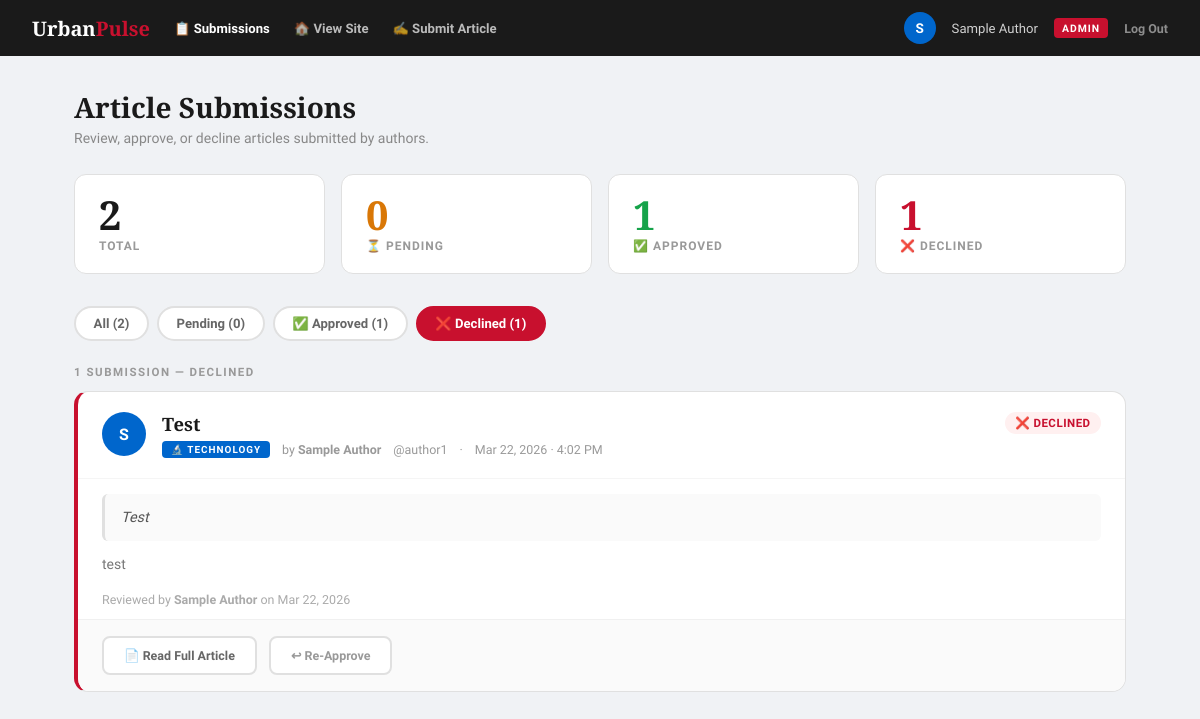
The page /admin.php?filter=declined (signed in) on the database its author committed.
### tables this page shows
CREATE TABLE `article_submissions` (
  `id` int(11) NOT NULL,
  `author_id` int(11) NOT NULL,
  `title` varchar(255) NOT NULL,
  `category` enum('technology','sports','entertainment','worldnews') NOT NULL,
  `summary` text NOT NULL,
  `body` longtext NOT NULL,
  `image_url` varchar(500) DEFAULT '',
  `status` enum('pending','approved','declined') DEFAULT 'pending',
  `decline_reason` text DEFAULT NULL,
  `submitted_at` datetime DEFAULT current_timestamp(),
  `reviewed_at` datetime DEFAULT NULL,
  `reviewed_by` int(11) DEFAULT NULL
);

CREATE TABLE `users` (
  `id` int(11) NOT NULL,
  `username` varchar(50) NOT NULL,
  `email` varchar(100) NOT NULL,
  `password` varchar(255) NOT NULL,
  `name` varchar(100) NOT NULL,
  `role` enum('reader','author','admin') DEFAULT 'reader',
  `avatar_color` varchar(7) DEFAULT '#c8102e',
  `created_at` datetime DEFAULT current_timestamp()
);

### auth.php (called while the page is built, shortened)
<?php
function isLoggedIn() {
    return isset($_SESSION['user_id']) && !empty($_SESSION['user_id']);
}
function getCurrentUser() {
    return [
        'id'           => $_SESSION['user_id'],
        'name'         => $_SESSION['user_name'],
        'username'     => $_SESSION['user_username'],
        'email'        => $_SESSION['user_email'],
        'role'         => $_SESSION['user_role'],
        'avatar_color' => $_SESSION['user_avatar_color'],
    ];
}

### admin.php (the view, shortened to what this page needs)
<?php
require_once 'auth.php';
$user = getCurrentUser();
    ?>
    <?php
$db = getDB();
$filter       = $_GET['filter'] ?? 'pending';
$where  = $filter !== 'all' ? 'WHERE s.status = ?' : '';
$params = $filter !== 'all' ? [$filter] : [];
$stmt = $db->prepare("
    SELECT s.*,
           u.name AS author_name, u.username AS author_username, u.avatar_color,
           r.name AS reviewer_name
    FROM article_submissions s
    JOIN users u ON s.author_id = u.id
    LEFT JOIN users r ON s.reviewed_by = r.id
    $where
    ORDER BY
      CASE s.status WHEN 'pending' THEN 0 WHEN 'approved' THEN 1 ELSE 2 END,
      s.submitted_at DESC
");
$stmt->execute($params);
$submissions = $stmt->fetchAll();
$stats = $db->query("
    SELECT
        COUNT(*) as total,
        SUM(status='pending')  as pending,
        SUM(status='approved') as approved,
        SUM(status='declined') as declined
    FROM article_submissions
")->fetch();
$catColors = [
    'technology'    => '#0066cc',
    'sports'        => '#ff6b35',
    'entertainment' => '#9b59b6',
    'worldnews'     => '#27ae60',
];
$catLabels = [
    'technology'    => '🔬 Technology',
    'sports'        => '⚽ Sports',
    'entertainment' => '🎬 Entertainment',
    'worldnews'     => '🌍 World News',
];
?>
<!DOCTYPE html>
<html lang="en">
<head>
  <link rel="stylesheet" href="navfooter.css">
</head>
<body>
<nav class="admin-topnav">
  <div class="admin-topnav-left">
    <a href="home.php" class="admin-brand">Urban<span>Pulse</span></a>
    <a href="admin.php" class="admin-nav-link active">📋 Submissions</a>
    <a href="home.php" class="admin-nav-link">🏠 View Site</a>
    <a href="submit-article.php" class="admin-nav-link">✍️ Submit Article</a>
  </div>
  <div class="admin-topnav-right">
    <div style="width:32px;height:32px;border-radius:50%;background:<?= htmlspecialchars($user['avatar_color']) ?>;display:flex;align-items:center;justify-content:center;font-weight:800;font-size:.85rem;color:white;">
      <?= strtoupper(substr($user['name'],0,1)) ?>
    </div>
    <span class="admin-user"><?= htmlspecialchars($user['name']) ?></span>
    <span class="admin-badge-pill">Admin</span>
    <a href="logout.php" style="color:rgba(255,255,255,.5);font-size:.78rem;font-weight:600;text-decoration:none;">Log Out</a>
  </div>
</nav>
<div class="admin-page">
  <div style="margin-bottom:1.75rem;">
    <h1 style="font-family:'Playfair Display',serif;font-size:1.75rem;font-weight:900;margin:0 0 0.25rem;">
      Article Submissions
    </h1>
    <p style="color:#888;font-size:.875rem;margin:0;">Review, approve, or decline articles submitted by authors.</p>
  </div>
  <div class="stats-row">
    <div class="stat-box">
      <div class="num"><?= (int)$stats['total'] ?></div>
      <div class="lbl">Total</div>
    </div>
    <div class="stat-box s-pending">
      <div class="num"><?= (int)$stats['pending'] ?></div>
      <div class="lbl">⏳ Pending</div>
    </div>
    <div class="stat-box s-approved">
      <div class="num"><?= (int)$stats['approved'] ?></div>
      <div class="lbl">✅ Approved</div>
    </div>
    <div class="stat-box s-declined">
      <div class="num"><?= (int)$stats['declined'] ?></div>
      <div class="lbl">❌ Declined</div>
    </div>
  </div>
  <div class="filter-row">
    <a href="admin.php?filter=all"      class="filter-tab <?= $filter==='all'      ?'on':'' ?>">All (<?= (int)$stats['total'] ?>)</a>
    <a href="admin.php?filter=pending"  class="filter-tab <?= $filter==='pending'  ?'on':'' ?>">
      Pending (<?= (int)$stats['pending'] ?>)
    </a>
    <a href="admin.php?filter=approved" class="filter-tab <?= $filter==='approved' ?'on':'' ?>">✅ Approved (<?= (int)$stats['approved'] ?>)</a>
    <a href="admin.php?filter=declined" class="filter-tab <?= $filter==='declined' ?'on':'' ?>">❌ Declined (<?= (int)$stats['declined'] ?>)</a>
  </div>
  <?php if (empty($submissions)): ?>
    <div class="empty-box">
      <div style="font-size:2.5rem;margin-bottom:.75rem;">📭</div>
      <p style="font-size:.95rem;margin:0;">
        <?= $filter === 'pending' ? 'No pending articles — all caught up!' : "No $filter submissions." ?>
      </p>
    </div>
  <?php else: ?>
    <div class="section-hdr"><?= count($submissions) ?> submission<?= count($submissions)!==1?'s':'' ?> — <?= $filter ?></div>
    <?php foreach ($submissions as $sub):
      $ini   = strtoupper(substr($sub['author_name'],0,1));
      $paras = array_values(array_filter(explode("\n\n", trim($sub['body']))));
      $preview = implode(' ', array_slice($paras, 0, 2));
    ?>
    <div class="sub-card is-<?= $sub['status'] ?>" id="card-<?= $sub['id'] ?>">
      <div class="card-hdr">
        <div class="c-avatar" style="background:<?= htmlspecialchars($sub['avatar_color']) ?>"><?= $ini ?></div>
        <div class="c-info">
          <div class="c-title"><?= htmlspecialchars($sub['title']) ?></div>
          <div class="c-meta">
            <span class="c-cat" style="background:<?= $catColors[$sub['category']] ?>">
              <?= $catLabels[$sub['category']] ?>
            </span>
            <span>by <strong><?= htmlspecialchars($sub['author_name']) ?></strong></span>
            <span>@<?= htmlspecialchars($sub['author_username']) ?></span>
            <span>·</span>
            <span><?= date('M j, Y · g:i A', strtotime($sub['submitted_at'])) ?></span>
          </div>
        </div>
        <span class="c-status cs-<?= $sub['status'] ?>">
          <?= match($sub['status']) { 'pending'=>'⏳ Pending Review', 'approved'=>'✅ Approved', 'declined'=>'❌ Declined' } ?>
        </span>
      </div>
      <div class="card-body">
        <p class="c-summary"><?= htmlspecialchars($sub['summary']) ?></p>
        <div class="c-body-preview" id="preview-<?= $sub['id'] ?>">
          <?= nl2br(htmlspecialchars($preview)) ?>
        </div>
        <?php if ($sub['status'] !== 'pending'): ?>
          <div class="c-reviewed-note">
            Reviewed by <strong><?= htmlspecialchars($sub['reviewer_name'] ?? 'Admin') ?></strong>
            on <?= date('M j, Y', strtotime($sub['reviewed_at'])) ?>
          </div>
        <?php endif; ?>
      </div>
      <div class="card-actions">
        <button class="btn btn-toggle" onclick="toggleBody(<?= $sub['id'] ?>)" id="toggle-<?= $sub['id'] ?>">
          📄 Read Full Article
        </button>
        <?php if ($sub['status'] === 'pending'): ?>
          <form method="POST" style="display:inline-flex">
            <input type="hidden" name="submission_id" value="<?= $sub['id'] ?>">
            <input type="hidden" name="action" value="approve">
            <button type="submit" class="btn btn-approve"
              onclick="return confirm('Approve "<?= addslashes(htmlspecialchars($sub['title'])) ?>"?')">
              ✅ Approve
            </button>
          </form>
          <button class="btn btn-decline" onclick="toggleDecline(<?= $sub['id'] ?>)">
            ❌ Decline
          </button>
          <div class="decline-panel" id="decline-<?= $sub['id'] ?>">
            <label for="reason-<?= $sub['id'] ?>">Reason for declining (optional — sent to author)</label>
            <textarea id="reason-<?= $sub['id'] ?>" placeholder="e.g. Needs more sources, too short, off-topic…"></textarea>
            <div class="row">
              <form method="POST" style="display:contents">
                <input type="hidden" name="submission_id" value="<?= $sub['id'] ?>">
                <input type="hidden" name="action" value="decline">
                <input type="hidden" name="decline_reason" id="hidden-reason-<?= $sub['id'] ?>">
                <button type="submit" class="btn btn-confirm-decline"
                  onclick="document.getElementById('hidden-reason-<?= $sub['id'] ?>').value = document.getElementById('reason-<?= $sub['id'] ?>').value; return confirm('Decline this article?')">
                  Confirm Decline
                </button>
              </form>
              <button class="btn btn-toggle" onclick="toggleDecline(<?= $sub['id'] ?>)">Cancel</button>
            </div>
          </div>
        <?php else: ?>
          <form method="POST" style="display:inline-flex">
            <button type="submit" class="btn btn-revoke"
              onclick="return confirm('Change the status of this article?')">
              <?= $sub['status']==='approved' ? '↩ Revoke Approval' : '↩ Re-Approve' ?>
            </button>
          </form>
        <?php endif; ?>
      </div>
    </div>
    <?php endforeach; ?>
  <?php endif; ?>
</div>
</body>
</html>

### admin.php (style rules this page uses)
* { box-sizing: border-box; }
body { background: #f0f2f5; font-family: 'Source Sans 3', sans-serif; margin: 0; color: #1a1a1a; }
.admin-topnav { background: #1a1a1a; color: white; padding: 0.75rem 2rem; display: flex; align-items: center; justify-content: space-between; position: sticky; top: 0; z-index: 100; }
.admin-topnav-left { display: flex; align-items: center; gap: 1.5rem; }
.admin-brand { font-family: 'Playfair Display', serif; font-size: 1.25rem; font-weight: 700; color: white; text-decoration: none; }
.admin-brand span { color: #c8102e; }
.admin-nav-link { font-size: 0.82rem; font-weight: 600; color: rgba(255,255,255,0.7); text-decoration: none; transition: color 0.2s; }
.admin-nav-link:hover, .admin-nav-link.active { color: white; }
.admin-topnav-right { display: flex; align-items: center; gap: 1rem; font-size: 0.82rem; }
.admin-user { color: rgba(255,255,255,0.8); }
.admin-badge-pill { background: #c8102e; color: white; font-size: 0.65rem; font-weight: 800; letter-spacing: 1px; text-transform: uppercase; padding: 0.2rem 0.5rem; border-radius: 4px; }
.admin-page { max-width: 1100px; margin: 0 auto; padding: 2rem 1.5rem 4rem; }
.stats-row { display: grid; grid-template-columns: repeat(4,1fr); gap: 1rem; margin-bottom: 2rem; }
.stat-box { background: white; border-radius: 12px; padding: 1.25rem 1.5rem; border: 1px solid #e0e0e0; }
.stat-box .num { font-family: 'Playfair Display', serif; font-size: 2.5rem; font-weight: 900; line-height: 1; }
.stat-box .lbl { font-size: 0.75rem; font-weight: 700; text-transform: uppercase; letter-spacing: 1px; color: #999; margin-top: 0.25rem; }
.stat-box.s-pending .num { color: #d97706; }
.stat-box.s-approved .num { color: #16a34a; }
.stat-box.s-declined .num { color: #c8102e; }
.filter-row { display: flex; gap: 0.5rem; margin-bottom: 1.5rem; flex-wrap: wrap; align-items: center; }
.filter-tab { padding: 0.5rem 1.1rem; border-radius: 999px; font-size: 0.82rem; font-weight: 700; text-decoration: none; border: 2px solid #e0e0e0; color: #666; background: white; transition: all 0.18s; }
.filter-tab.on { background: #c8102e; border-color: #c8102e; color: white; }
.section-hdr { font-size: 0.72rem; font-weight: 800; text-transform: uppercase; letter-spacing: 1.5px; color: #999; margin-bottom: 0.75rem; }
.sub-card { background: white; border: 1px solid #e0e0e0; border-radius: 14px; margin-bottom: 1.25rem; overflow: hidden; transition: box-shadow 0.2s; }
.sub-card.is-declined { border-left: 4px solid #c8102e; }
.card-hdr { padding: 1.25rem 1.5rem; display: flex; align-items: flex-start; gap: 1rem; }
.c-avatar { width: 44px; height: 44px; border-radius: 50%; display: flex; align-items: center; justify-content: center; font-weight: 800; font-size: 1rem; color: white; flex-shrink: 0; }
.c-info { flex: 1; min-width: 0; }
.c-title { font-family: 'Playfair Display', serif; font-size: 1.15rem; font-weight: 700; line-height: 1.25; margin-bottom: 0.4rem; color: #1a1a1a; }
.c-meta { display: flex; flex-wrap: wrap; gap: 0.4rem 0.75rem; align-items: center; font-size: 0.78rem; color: #999; }
.c-cat { display: inline-block; font-size: 0.62rem; font-weight: 800; letter-spacing: 1px; text-transform: uppercase; color: white; padding: 0.18rem 0.55rem; border-radius: 4px; }
.c-status { font-size: 0.72rem; font-weight: 800; letter-spacing: 0.5px; text-transform: uppercase; padding: 0.25rem 0.65rem; border-radius: 999px; }
.cs-declined { background: #fff0f0; color: #c8102e; }
.card-body { padding: 0 1.5rem 0; border-top: 1px solid #f5f5f5; }
.c-summary { font-style: italic; font-size: 0.9rem; color: #555; line-height: 1.65; margin-bottom: 0.75rem; background: #fafafa; padding: 0.75rem 1rem; border-radius: 6px; border-left: 3px solid #e0e0e0; }
.c-body-preview { font-size: 0.875rem; color: #777; line-height: 1.65; margin-bottom: 1rem; }
.c-reviewed-note { font-size: 0.78rem; color: #aaa; margin-bottom: 0.75rem; }
.card-actions { padding: 1rem 1.5rem; border-top: 1px solid #f0f0f0; display: flex; align-items: center; gap: 0.75rem; flex-wrap: wrap; background: #fafafa; }
.btn { padding: 0.6rem 1.25rem; border-radius: 8px; font-size: 0.85rem; font-weight: 700; font-family: 'Source Sans 3', sans-serif; cursor: pointer; border: 2px solid transparent; transition: all 0.18s; display: inline-flex; align-items: center; gap: 0.35rem; }
.btn-toggle { background: white; color: #666; border-color: #e0e0e0; font-size: 0.78rem; }
.btn-revoke { background: white; color: #999; border-color: #e0e0e0; font-size: 0.78rem; }

### rows shown on the page
article_submissions: author.name "S", title "Test", category "🔬 TECHNOLOGY", author.name "Sample Author", author.username "author1", submitted_at "Mar 22, 2026 · 4:02 PM", status "❌ DECLINED", summary "Test", body "test", reviewed_at "Mar 22, 2026", shows "↩ Re-Approve"

### other values the page prints
substr($user['name'],0,1) "S"
$user['name'] "Sample Author"
$stats['total'] "2"
$stats['pending'] "0"
$stats['approved'] "1"
$stats['declined'] "1"
count($submissions) "1"
$filter "DECLINED"
